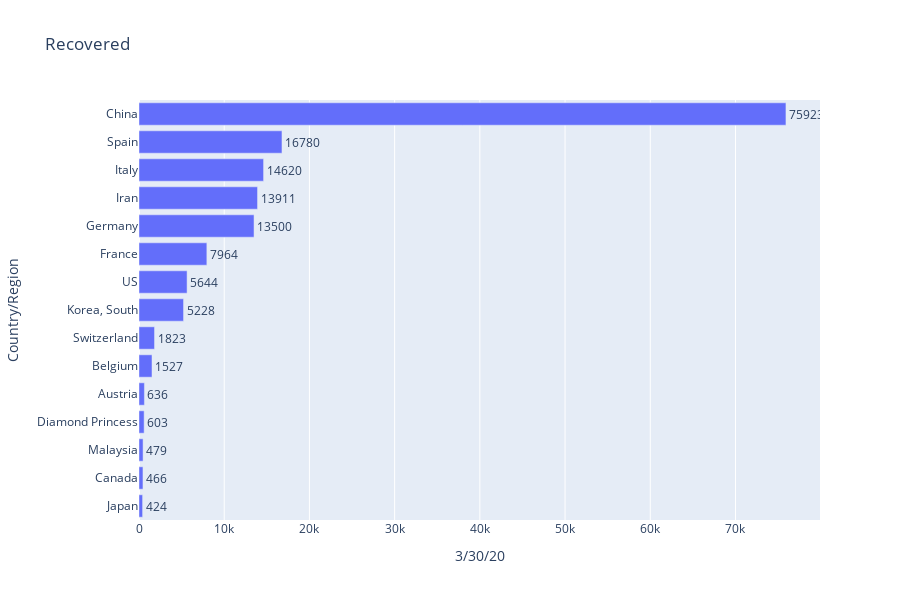

Notebook source saved alongside this figure:
### Code cell
fig = px.bar(recovered_subset_df.tail(15), y="Country/Region", x=latestData, orientation='h', height=600,
             title='Recovered', text=latestData)

fig.update_traces(texttemplate='%{text:d}', textposition='outside')

fig.show()

### Figure 1 — Plotly figure (JSON) as saved in the notebook; plotly's stock layout.template omitted (floating-point values rounded to 4 significant figures)
{"data": [{"alignmentgroup": "True", "hoverlabel": {"namelength": 0}, "hovertemplate": "3/30/20=%{text}<br>Country/Region=%{y}", "legendgroup": "", "marker": {"color": "#636efa"}, "name": "", "offsetgroup": "", "orientation": "h", "showlegend": false, "text": [424, 466, 479, 603, 636, 1527, 1823, 5228, 5644, 7964, 13500, 13911, 14620, 16780, 75923], "textposition": "outside", "texttemplate": "%{text:d}", "type": "bar", "x": [424, 466, 479, 603, 636, 1527, 1823, 5228, 5644, 7964, 13500, 13911, 14620, 16780, 75923], "xaxis": "x", "y": ["Japan", "Canada", "Malaysia", "Diamond Princess", "Austria", "Belgium", "Switzerland", "Korea, South", "US", "France", "Germany", "Iran", "Italy", "Spain", "China"], "yaxis": "y"}], "layout": {"barmode": "relative", "height": 600, "legend": {"tracegroupgap": 0}, "title": {"text": "Recovered"}, "xaxis": {"anchor": "y", "domain": [0, 1], "title": {"text": "3/30/20"}}, "yaxis": {"anchor": "x", "domain": [0, 1], "title": {"text": "Country/Region"}}}}
